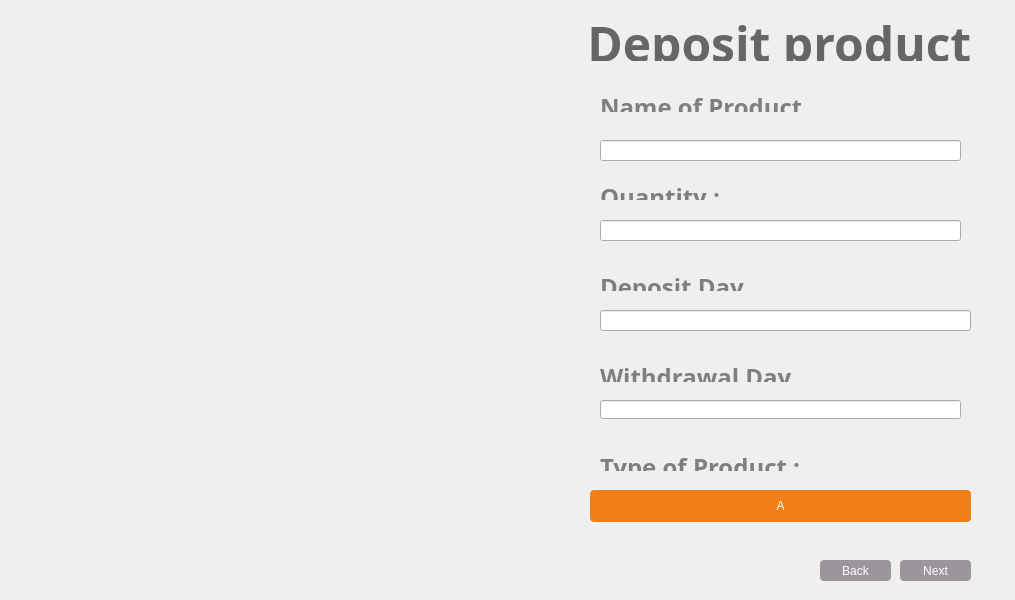
<?xml version="1.0" encoding="UTF-8"?>
<ui version="4.0">
 <class>DepositProductNext1</class>
 <widget class="QDialog" name="DepositProductNext1">
  <property name="geometry">
   <rect>
    <x>0</x>
    <y>0</y>
    <width>1015</width>
    <height>600</height>
   </rect>
  </property>
  <property name="minimumSize">
   <size>
    <width>1015</width>
    <height>600</height>
   </size>
  </property>
  <property name="maximumSize">
   <size>
    <width>1015</width>
    <height>600</height>
   </size>
  </property>
  <property name="windowTitle">
   <string>Dialog</string>
  </property>
  <property name="styleSheet">
   <string notr="true">#DepositProductNext1{
border-image:url(:/images/094 Cloudy Apple.png);
}</string>
  </property>
  <widget class="QLabel" name="label_6">
   <property name="geometry">
    <rect>
     <x>600</x>
     <y>450</y>
     <width>201</width>
     <height>21</height>
    </rect>
   </property>
   <property name="font">
    <font>
     <family>AXIS</family>
     <pointsize>18</pointsize>
     <weight>75</weight>
     <bold>true</bold>
    </font>
   </property>
   <property name="text">
    <string>&lt;html&gt;&lt;head/&gt;&lt;body&gt;&lt;p&gt;&lt;span style=&quot; color:#7f7f7f;&quot;&gt;Type of Product :&lt;/span&gt;&lt;/p&gt;&lt;/body&gt;&lt;/html&gt;</string>
   </property>
  </widget>
  <widget class="QLabel" name="label_5">
   <property name="geometry">
    <rect>
     <x>600</x>
     <y>360</y>
     <width>192</width>
     <height>22</height>
    </rect>
   </property>
   <property name="font">
    <font>
     <family>AXIS</family>
     <pointsize>18</pointsize>
     <weight>75</weight>
     <bold>true</bold>
    </font>
   </property>
   <property name="text">
    <string>&lt;html&gt;&lt;head/&gt;&lt;body&gt;&lt;p&gt;&lt;span style=&quot; color:#7f7f7f;&quot;&gt;Withdrawal Day &lt;/span&gt;&lt;/p&gt;&lt;/body&gt;&lt;/html&gt;</string>
   </property>
  </widget>
  <widget class="QLabel" name="label_3">
   <property name="geometry">
    <rect>
     <x>600</x>
     <y>180</y>
     <width>121</width>
     <height>20</height>
    </rect>
   </property>
   <property name="font">
    <font>
     <family>AXIS</family>
     <pointsize>18</pointsize>
     <weight>75</weight>
     <bold>true</bold>
    </font>
   </property>
   <property name="text">
    <string>&lt;html&gt;&lt;head/&gt;&lt;body&gt;&lt;p&gt;&lt;span style=&quot; color:#7f7f7f;&quot;&gt;Quantity :&lt;/span&gt;&lt;/p&gt;&lt;/body&gt;&lt;/html&gt;</string>
   </property>
  </widget>
  <widget class="QLabel" name="label_4">
   <property name="geometry">
    <rect>
     <x>600</x>
     <y>270</y>
     <width>151</width>
     <height>21</height>
    </rect>
   </property>
   <property name="font">
    <font>
     <family>AXIS</family>
     <pointsize>18</pointsize>
     <weight>75</weight>
     <bold>true</bold>
    </font>
   </property>
   <property name="text">
    <string>&lt;html&gt;&lt;head/&gt;&lt;body&gt;&lt;p&gt;&lt;span style=&quot; color:#7f7f7f;&quot;&gt;Deposit Day :&lt;/span&gt;&lt;/p&gt;&lt;/body&gt;&lt;/html&gt;</string>
   </property>
  </widget>
  <widget class="QLineEdit" name="lineEdit_2">
   <property name="geometry">
    <rect>
     <x>600</x>
     <y>220</y>
     <width>361</width>
     <height>21</height>
    </rect>
   </property>
  </widget>
  <widget class="QLineEdit" name="lineEdit_3">
   <property name="geometry">
    <rect>
     <x>600</x>
     <y>310</y>
     <width>371</width>
     <height>21</height>
    </rect>
   </property>
  </widget>
  <widget class="QLineEdit" name="lineEdit_4">
   <property name="geometry">
    <rect>
     <x>600</x>
     <y>400</y>
     <width>361</width>
     <height>19</height>
    </rect>
   </property>
  </widget>
  <widget class="QPushButton" name="pushButton_3">
   <property name="geometry">
    <rect>
     <x>590</x>
     <y>490</y>
     <width>381</width>
     <height>32</height>
    </rect>
   </property>
   <property name="styleSheet">
    <string notr="true">#pushButton_3{
color:white;
background-color:#F17F18;
border-width:0px;
border-radius:4px;
}

</string>
   </property>
   <property name="text">
    <string>A</string>
   </property>
  </widget>
  <widget class="QLabel" name="label_2">
   <property name="geometry">
    <rect>
     <x>600</x>
     <y>90</y>
     <width>201</width>
     <height>22</height>
    </rect>
   </property>
   <property name="font">
    <font>
     <family>AXIS</family>
     <pointsize>18</pointsize>
     <weight>75</weight>
     <bold>true</bold>
    </font>
   </property>
   <property name="text">
    <string>&lt;html&gt;&lt;head/&gt;&lt;body&gt;&lt;p&gt;&lt;span style=&quot; color:#7f7f7f;&quot;&gt;Name of Product &lt;/span&gt;&lt;/p&gt;&lt;/body&gt;&lt;/html&gt;</string>
   </property>
  </widget>
  <widget class="QLineEdit" name="lineEdit">
   <property name="geometry">
    <rect>
     <x>600</x>
     <y>140</y>
     <width>361</width>
     <height>21</height>
    </rect>
   </property>
  </widget>
  <widget class="QLabel" name="label">
   <property name="geometry">
    <rect>
     <x>0</x>
     <y>0</y>
     <width>551</width>
     <height>601</height>
    </rect>
   </property>
   <property name="styleSheet">
    <string notr="true">#label{border-image:url(:/images/wp03.jpg);
}</string>
   </property>
   <property name="text">
    <string/>
   </property>
  </widget>
  <widget class="QLabel" name="label_8">
   <property name="geometry">
    <rect>
     <x>560</x>
     <y>10</y>
     <width>451</width>
     <height>51</height>
    </rect>
   </property>
   <property name="font">
    <font>
     <family>AXIS</family>
     <pointsize>13</pointsize>
     <weight>75</weight>
     <italic>false</italic>
     <bold>true</bold>
    </font>
   </property>
   <property name="text">
    <string>&lt;html&gt;&lt;head/&gt;&lt;body&gt;&lt;p align=&quot;center&quot;&gt;&lt;span style=&quot; font-size:36pt; color:#666666;&quot;&gt;Deposit product &lt;/span&gt;&lt;/p&gt;&lt;/body&gt;&lt;/html&gt;</string>
   </property>
  </widget>
  <widget class="QPushButton" name="pushButton_2">
   <property name="geometry">
    <rect>
     <x>820</x>
     <y>560</y>
     <width>71</width>
     <height>21</height>
    </rect>
   </property>
   <property name="styleSheet">
    <string notr="true">#pushButton_2{
color:white;
background-color:#9C969C;
border-width:0px;
border-radius:4px;
}
#pushButton_2:hover{
background-color:#EC553E;
}
</string>
   </property>
   <property name="text">
    <string>Back</string>
   </property>
  </widget>
  <widget class="QPushButton" name="pushButton">
   <property name="geometry">
    <rect>
     <x>900</x>
     <y>560</y>
     <width>71</width>
     <height>21</height>
    </rect>
   </property>
   <property name="styleSheet">
    <string notr="true">#pushButton{
color:white;
background-color:#9C969C;
border-width:0px;
border-radius:4px;
}
#pushButton:hover{
background-color:#EC553E;
}
</string>
   </property>
   <property name="text">
    <string>Next</string>
   </property>
  </widget>
 </widget>
 <resources/>
 <connections/>
</ui>
